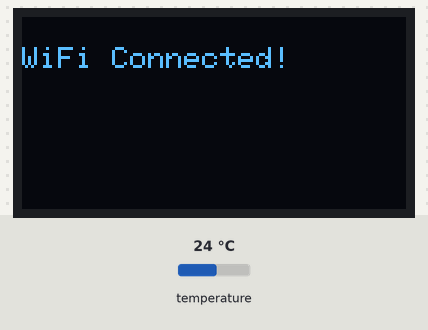
Simulated run of this sketch. Board: ESP32. Parts: 128×64 one-colour display. Inputs (shaded band) come from the test bench; at power-on: temperature 24 °C. WiFi joins after 1.5 s; servers stay silent unless stated; random numbers use the default seed unless the sketch sets one; no MQTT or app messages arrive unless stated.

Above: at 1.6 s.
3.8 s: temperature set to 12 °C
At 7.0 s:
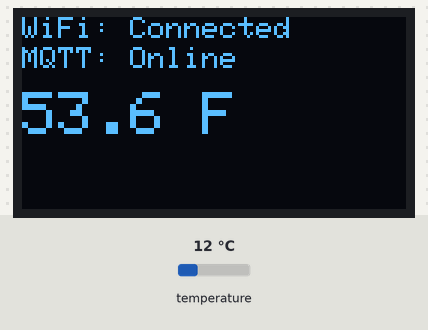
10.6 s: temperature set to 19 °C
At 12.0 s:
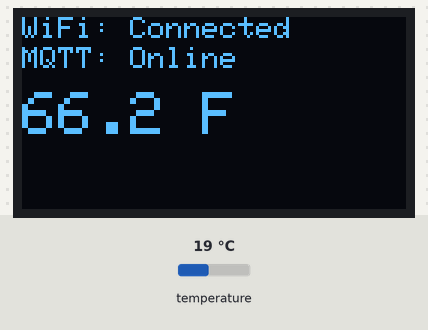
17.4 s: temperature set to 28 °C
At 22.1 s:
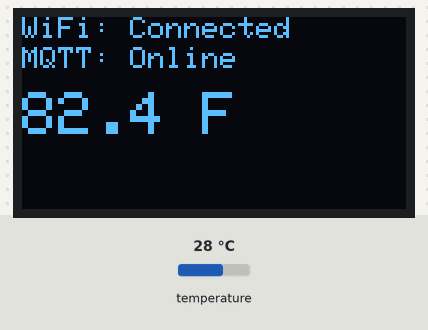
Timing chart, 0 to 23.6 s (numbered marks = the images above; inputs shaded):
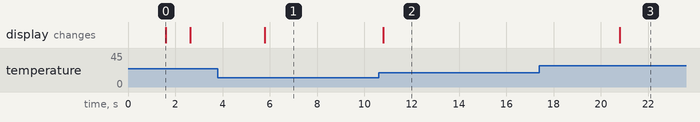

The sketch:

main.ino
```cpp
#include <WiFi.h>
#include <WiFiManager.h>
#include <Wire.h>
#include <Adafruit_GFX.h>
#include <Adafruit_SSD1306.h>
#include <OneWire.h>
#include <DallasTemperature.h>
#include <PubSubClient.h>

#define SCREEN_WIDTH 128
#define SCREEN_HEIGHT 64
#define OLED_RESET    -1
Adafruit_SSD1306 display(SCREEN_WIDTH, SCREEN_HEIGHT, &Wire, OLED_RESET);

#define ONE_WIRE_BUS 4
OneWire oneWire(ONE_WIRE_BUS);
DallasTemperature sensors(&oneWire);

// Target MQTT broker IP and topic
const char* mqtt_server = "~"; // Replace with your MQTT broker IP
const char* mqtt_topic = "~"; // Replace with your set MQTT topic

WiFiClient espClient;
PubSubClient client(espClient);

unsigned long lastMsg = 0;
const long interval = 5000;

// Callback executed when WiFiManager enters AP mode
void configModeCallback(WiFiManager *myWiFiManager) {
  display.clearDisplay();
  display.setCursor(0, 0);
  display.setTextSize(1);
  display.println("WiFi Timeout.");
  display.println("Connect to AP:");
  display.println(myWiFiManager->getConfigPortalSSID());
  display.print("IP: ");
  display.println(WiFi.softAPIP());
  display.display();
}

void reconnectMQTT() {
  if (!client.connected()) {
    display.fillRect(0, 45, 128, 15, SSD1306_BLACK);
    display.setCursor(0, 45);
    display.setTextSize(1);
    display.print("MQTT: Connecting...");
    display.display();

    String clientId = "ESP32Client-" + String(random(0xffff), HEX);

    if (client.connect(clientId.c_str())) {
      display.fillRect(0, 45, 128, 15, SSD1306_BLACK);
    }
  }
}

void setup() {
  Serial.begin(115200);

  if(!display.begin(SSD1306_SWITCHCAPVCC, 0x3C)) {
    Serial.println(F("OLED init failed"));
    while(true) { delay(10); }
  }

  display.clearDisplay();
  display.setTextSize(1);
  display.setTextColor(SSD1306_WHITE);
  display.setCursor(0, 10);
  display.println("Connecting WiFi...");
  display.display();

  WiFi.mode(WIFI_STA);
  WiFiManager wm;

  // Set connection parameters
  wm.setConnectTimeout(20); // Timeout for connecting to saved WiFi (seconds)
  wm.setConfigPortalTimeout(180); // Timeout for the AP portal (seconds)
  wm.setAPCallback(configModeCallback); // Update display when AP starts

  bool res = wm.autoConnect("TempMonitor_Setup");

  if(!res) {
    display.clearDisplay();
    display.setCursor(0, 10);
    display.println("Setup Failed.");
    display.println("Rebooting...");
    display.display();
    delay(3000);
    ESP.restart();
  }

  sensors.begin();
  client.setServer(mqtt_server, 1883);

  display.clearDisplay();
  display.setCursor(0, 10);
  display.println("WiFi Connected!");
  display.display();
  delay(1000);
}

void loop() {
  if (!client.connected()) {
    reconnectMQTT();
  }
  client.loop();

  unsigned long now = millis();
  if (now - lastMsg > interval) {
    lastMsg = now;

    sensors.requestTemperatures();
    float tempF = sensors.getTempFByIndex(0);

    display.clearDisplay();

    display.setCursor(0, 0);
    display.setTextSize(1);
    display.println("WiFi: Connected");

    display.setCursor(0, 10);
    if(client.connected()) {
      display.println("MQTT: Online");
    } else {
      display.println("MQTT: Offline");
    }

    display.setCursor(0, 25);
    display.setTextSize(2);

    if(tempF <= -100) {
      display.print("SENSOR ERR");
    } else {
      display.print(tempF, 1);
      display.print(" F");

      if(client.connected()) {
        char tempString[8];
        dtostrf(tempF, 1, 2, tempString);
        client.publish(mqtt_topic, tempString);
      }
    }

    display.display();
  }
}
```

Measured:
- after the input at 10.6 s, the display: changes after 0.19 s (image 2)
- after the input at 17.4 s, the display: changes after 3.4 s (image 3)
- what the display in image 0 shows lasts 1.0 s, from 1.6 s to 2.6 s
